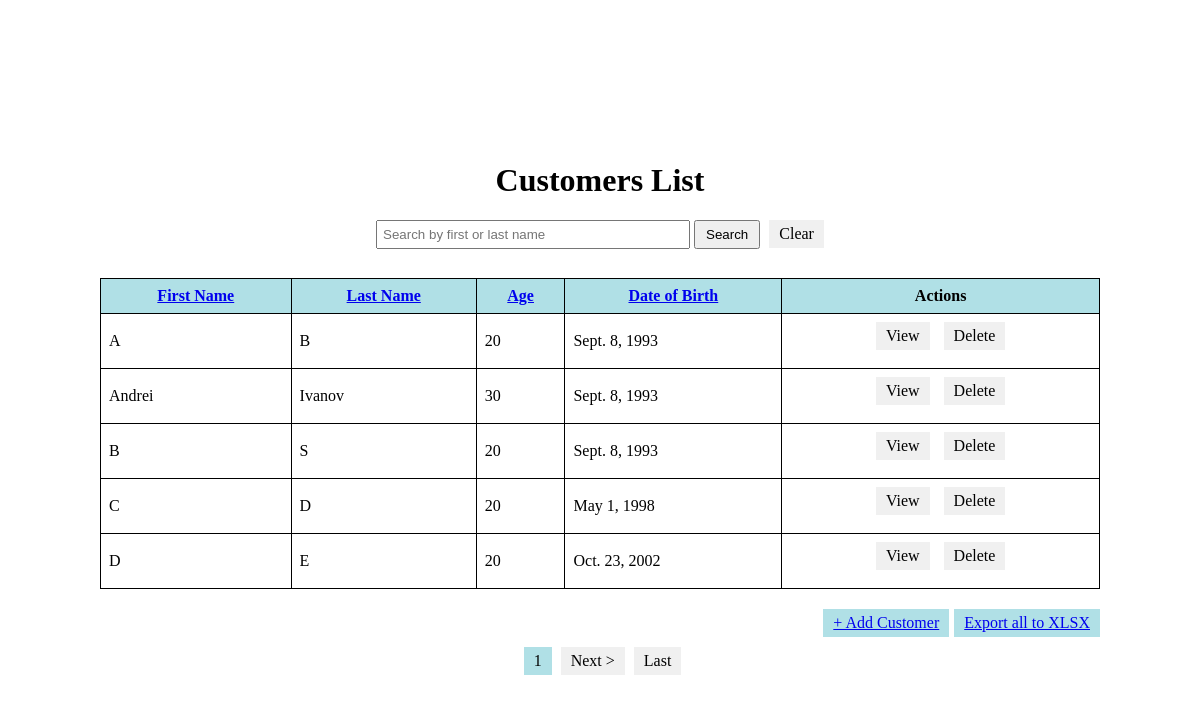
Page /?sort_by=name on the committed database.
### customersdb/models.py (models this page shows)
class Customer(models.Model):
    name = models.CharField(max_length=100)
    surname = models.CharField(max_length=100)
    age = models.PositiveIntegerField(validators=[MinValueValidator(1), MaxValueValidator(120)])
    date_birth = models.DateField()
    photo = models.ImageField(upload_to='images', null=True, blank=True)

### customersdb/views.py (the view)
# urls.py: path('', CustomersListView.as_view(), name='customers_list'),
class CustomersListView(ListView):
    model = Customer
    template_name = 'customersdb/customers_list.html'
    context_object_name = 'customers'
    ordering = 'pk'
    paginate_by = 5
    def get_queryset(self):
        queryset = super().get_queryset()
        query = self.request.GET.get('q')
        sort_by = self.request.GET.get('sort_by')
        if query:
            queryset = queryset.filter(
                Q(name__icontains=query) | Q(surname__icontains=query)
            )
        if sort_by:
            queryset = queryset.order_by(sort_by)
        return queryset

### customersdb/templates/customersdb/customers_list.html (shortened to what this page needs)
<!DOCTYPE html>
<html>
<head>
</head>
<body>
    <div class="container">
        <h1>Customers List</h1>
        <form method="get" action="" class="search-form">
            <input type="text" name="q" placeholder="Search by first or last name" value="{{ request.GET.q }}">
            <button type="submit">Search</button>
            <a href="?q=" class="link-button clear-button">Clear</a>
        </form>
        <table>
            <thead>
                <tr>
                    <th><a href="?sort_by=name">First Name</a></th>
                    <th><a href="?sort_by=surname">Last Name</a></th>
                    <th><a href="?sort_by=age">Age</a></th>
                    <th><a href="?sort_by=date_birth">Date of Birth</a></th>
                    <th>Actions</th>
                </tr>
            </thead>
            <tbody>
                {% for customer in customers %}
                <tr>
                    <td>{{ customer.name }}</td>
                    <td>{{ customer.surname }}</td>
                    <td>{{ customer.age }}</td>
                    <td>{{ customer.date_birth }}</td>
                    <td class="actions">
                        <a href="{% url 'customer_detail' customer.pk %}" class="link-button">View</a>
                        <a href="{% url 'customer_delete' customer.pk %}" class="link-button">Delete</a>
                    </td>
                </tr>
                {% endfor %}
            </tbody>
        </table>
        <div class="button-container">
            <div class="link-button add-customer">
                <a href="{% url 'customer_add' %}">+ Add Customer</a>
            </div>
            <div class="link-button export-xlsx">
                <a href="{% url 'export_customers' %}">Export all to XLSX</a>
            </div>
        </div>
        <div class="pagination-container">
            <div class="pagination">
                {% if is_paginated %}
                    <span class="current-page">{{ page_obj.number }}</span>
                    {% if page_obj.has_next %}
                        <a href="?sort_by={{ request.GET.sort_by }}&page={{ page_obj.next_page_number }}">Next ></a>
                        <a href="?sort_by={{ request.GET.sort_by }}&page={{ page_obj.paginator.num_pages }}">Last</a>
                    {% endif %}
                {% endif %}
            </div>
        </div>
    </div>
</body>
</html>

### customersdb/templates/customersdb/customers_list.html (style rules this page uses)
body { display: flex; justify-content: center; align-items: center; height: 100vh; }
h1 { text-align: center; }
form { text-align: center; margin-bottom: 20px; }
input[type="text"] { padding: 5px; width: 300px; }
button[type="submit"], button.clear-button { padding: 5px 10px; }
table { width: 1000px; border-collapse: collapse; margin: 0 auto; margin-bottom: 20px; }
th, td { padding: 8px; border: 1px solid black; }
th { background: #b0e0e6; }
td a { text-decoration: none; margin-right: 5px; }
.actions { text-align: center; }
.link-button { display: inline-block; margin-bottom: 10px; padding: 5px 10px; background-color: #f0f0f0; color: black; text-decoration: none; margin-left: 5px; }
.link-button.add-customer, .link-button.export-xlsx { background-color: #b0e0e6; }
.pagination { text-align: right; }
.pagination a { display: inline-block; padding: 5px 10px; margin-left: 5px; text-decoration: none; background-color: #f0f0f0; color: black; }
.pagination .current-page { display: inline-block; padding: 5px 10px; margin-left: 5px; background-color: #b0e0e6; color: black; }
.button-container { display: flex; justify-content: flex-end; align-items: center; margin-bottom: 40px; width: 1000px; margin: 0 auto; }
.pagination-container { display: flex; justify-content: center; }

### rows in the picture
Customer: name "A", surname "B", age "20", date_birth "Sept. 8, 1993"
Customer: name "Andrei", surname "Ivanov", age "30", date_birth "Sept. 8, 1993"
Customer: name "B", surname "S", age "20", date_birth "Sept. 8, 1993"
Customer: name "C", surname "D", age "20", date_birth "May 1, 1998"
Customer: name "D", surname "E", age "20", date_birth "Oct. 23, 2002"

### other values in the picture
{{ page_obj.number }} "1"
